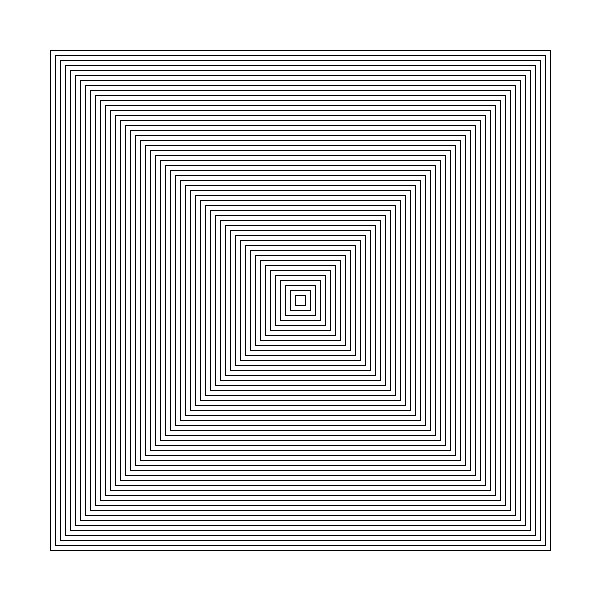
Frame 1 (no input)
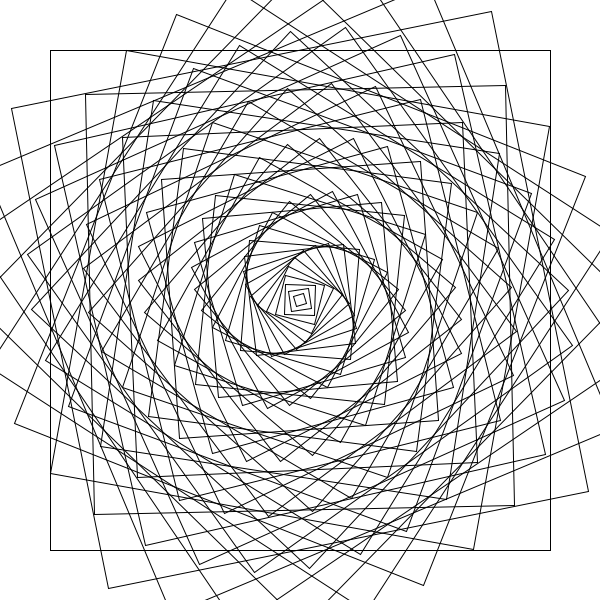
Frame 60 (the mouse pressed at the canvas centre just before this capture)
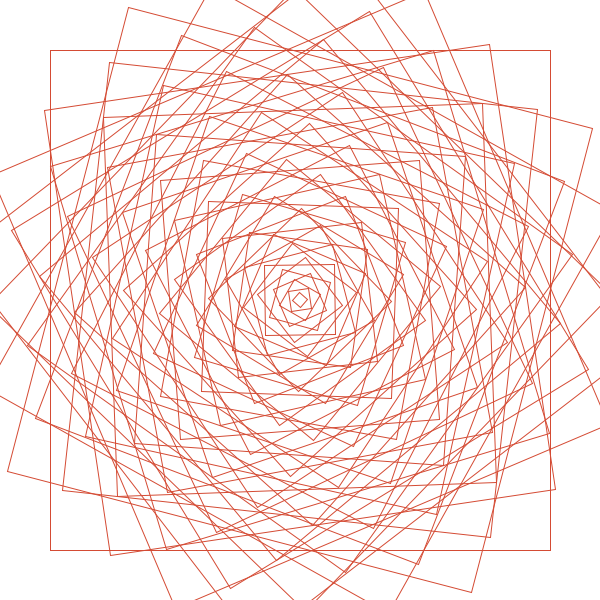
Frame 120 (the mouse held since frame 60 and released just before this capture)

The Processing sketch that drew these frames (run headless with seeded random() and noise(); from frame 60 on, the mouse is pressed at the canvas centre):

// Processing sketch: week_12
// ── week_12.pde
float a = 0.0;
float aVelocity = 0.0;
float aAcceleration = 0.001;

void setup(){
 size(600,600); 
 rectMode(CENTER);
}

void draw(){
background(255);

aAcceleration = map(mouseX,0,width,-0.001, 0.001);

a += aVelocity;
aVelocity += aAcceleration;

if (mousePressed==true){
  fill(random(255));
  stroke(random(255),random(255),random(255));
}
translate(width/2,height/2);
noFill();
for(int d = 500; d>0;d-=10){
rect(0,0,d,d);
rotate(a);

}
}
